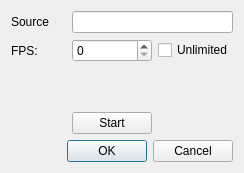
<?xml version="1.0" encoding="UTF-8"?>
<ui version="4.0">
 <class>DialogImageGrabberSettings</class>
 <widget class="QDialog" name="DialogImageGrabberSettings">
  <property name="geometry">
   <rect>
    <x>0</x>
    <y>0</y>
    <width>244</width>
    <height>173</height>
   </rect>
  </property>
  <property name="windowTitle">
   <string>Dialog</string>
  </property>
  <layout class="QGridLayout" name="gridLayout">
   <item row="0" column="0">
    <widget class="QLabel" name="sourceLabel">
     <property name="text">
      <string>Source</string>
     </property>
     <property name="buddy">
      <cstring>sourceLineEdit</cstring>
     </property>
    </widget>
   </item>
   <item row="0" column="1" colspan="2">
    <widget class="QLineEdit" name="sourceLineEdit"/>
   </item>
   <item row="1" column="0">
    <widget class="QLabel" name="fPSLabel">
     <property name="text">
      <string>FPS:</string>
     </property>
     <property name="buddy">
      <cstring>fPSSpinBox</cstring>
     </property>
    </widget>
   </item>
   <item row="1" column="1">
    <widget class="QSpinBox" name="fPSSpinBox"/>
   </item>
   <item row="1" column="2">
    <widget class="QCheckBox" name="checkBoxNoLimit">
     <property name="text">
      <string>Unlimited</string>
     </property>
    </widget>
   </item>
   <item row="5" column="0" colspan="3">
    <widget class="QDialogButtonBox" name="buttonBox">
     <property name="orientation">
      <enum>Qt::Horizontal</enum>
     </property>
     <property name="standardButtons">
      <set>QDialogButtonBox::Cancel|QDialogButtonBox::Ok</set>
     </property>
    </widget>
   </item>
   <item row="3" column="0" colspan="3">
    <widget class="QLabel" name="labelError">
     <property name="text">
      <string/>
     </property>
    </widget>
   </item>
   <item row="4" column="1">
    <widget class="QPushButton" name="pushButtonStart">
     <property name="text">
      <string>Start</string>
     </property>
    </widget>
   </item>
  </layout>
 </widget>
 <resources/>
 <connections>
  <connection>
   <sender>buttonBox</sender>
   <signal>accepted()</signal>
   <receiver>DialogImageGrabberSettings</receiver>
   <slot>accept()</slot>
   <hints>
    <hint type="sourcelabel">
     <x>210</x>
     <y>123</y>
    </hint>
    <hint type="destinationlabel">
     <x>157</x>
     <y>150</y>
    </hint>
   </hints>
  </connection>
  <connection>
   <sender>buttonBox</sender>
   <signal>rejected()</signal>
   <receiver>DialogImageGrabberSettings</receiver>
   <slot>reject()</slot>
   <hints>
    <hint type="sourcelabel">
     <x>210</x>
     <y>129</y>
    </hint>
    <hint type="destinationlabel">
     <x>219</x>
     <y>150</y>
    </hint>
   </hints>
  </connection>
 </connections>
</ui>
